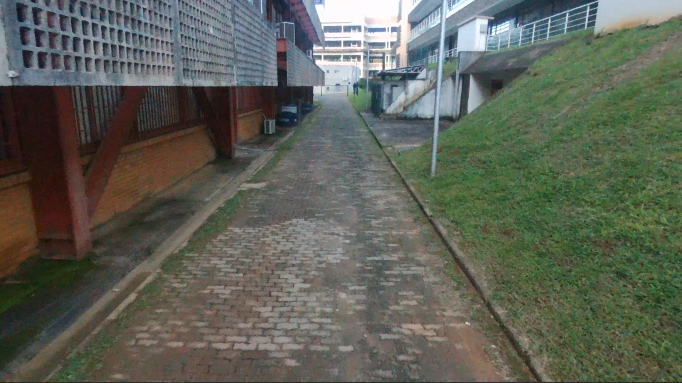
%> input picture onGoing/Vision/Screenshot_1.png, 1364 x 765 px (shown at 1/2 size)
$ octave img_proc_1.m   (GNU Octave 9; MATLAB toolbox functions it lacks are replaced by stand-ins)
%> lines starting %> are read from the running program, lines starting %| are printed output that depends on the picture
close all
img1 = imread('C:\Users\alexa\Dropbox\AuRoRA 2018\Vision\Screenshot_1.png');
%> img1 is the input picture: size 765x1364x3 uint8; mean R, G, B 93.8, 97.6, 86.8
% I = impyramid(I, 'reduce');

med = uint8(mean(img1,3));
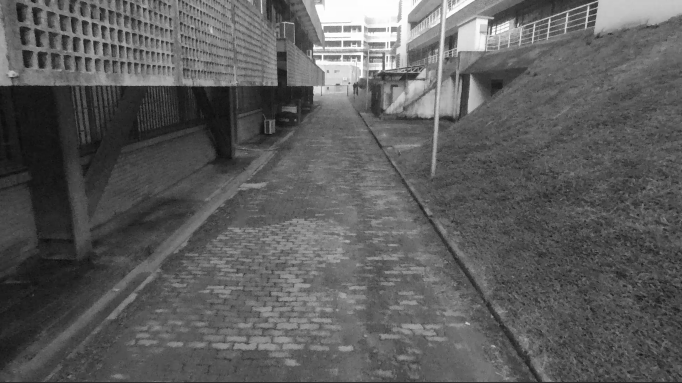
%> med: size 765x1364 uint8 (shown at 1/2 size); min 3, max 255, mean 92.7
% moda = uint(mode(In,3));
img = img1-med;
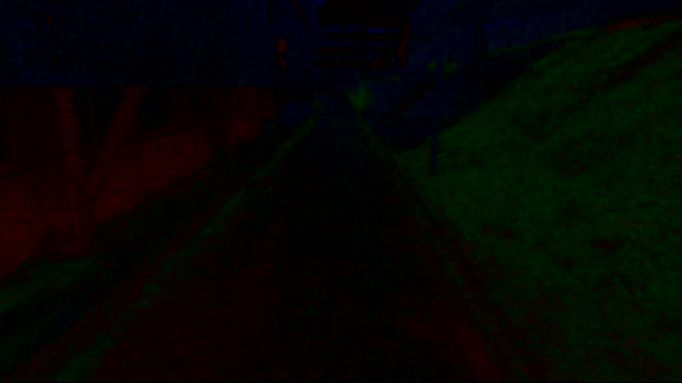
%> img: size 765x1364x3 uint8 (shown at 1/2 size); mean R, G, B 4.9, 5.9, 2.5
%> (the run ends here)

$ run again, with onGoing/Vision/Screenshot_2.png copied over onGoing/Vision/Screenshot_1.png
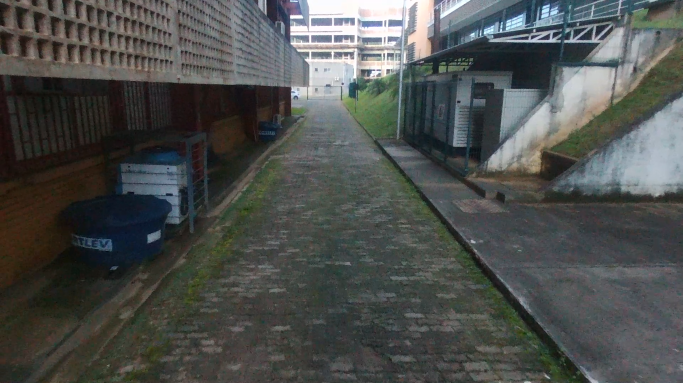
%> input picture onGoing/Vision/Screenshot_2.png, 1365 x 766 px (shown at 1/2 size)
%> img1 is the input picture: size 766x1365x3 uint8; mean R, G, B 76.8, 79.4, 77.4
%> `med = uint8(mean(img1,3));`:
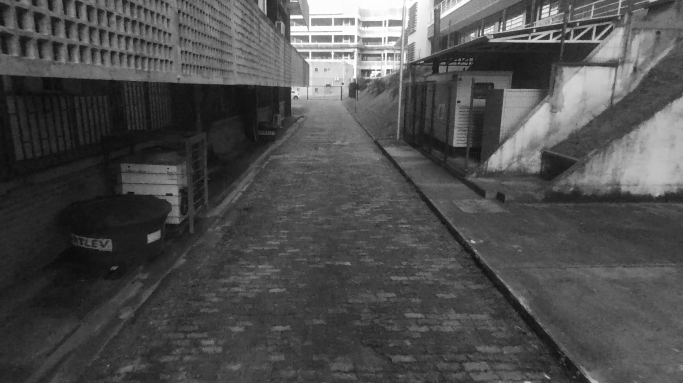
%> med: size 766x1365 uint8 (shown at 1/2 size); min 1, max 255, mean 77.9
%> `img = img1-med;`:
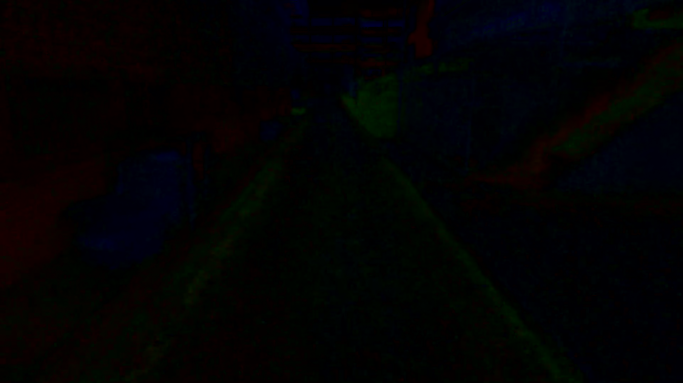
%> img: size 766x1365x3 uint8 (shown at 1/2 size); mean R, G, B 2.4, 2.2, 2.8
